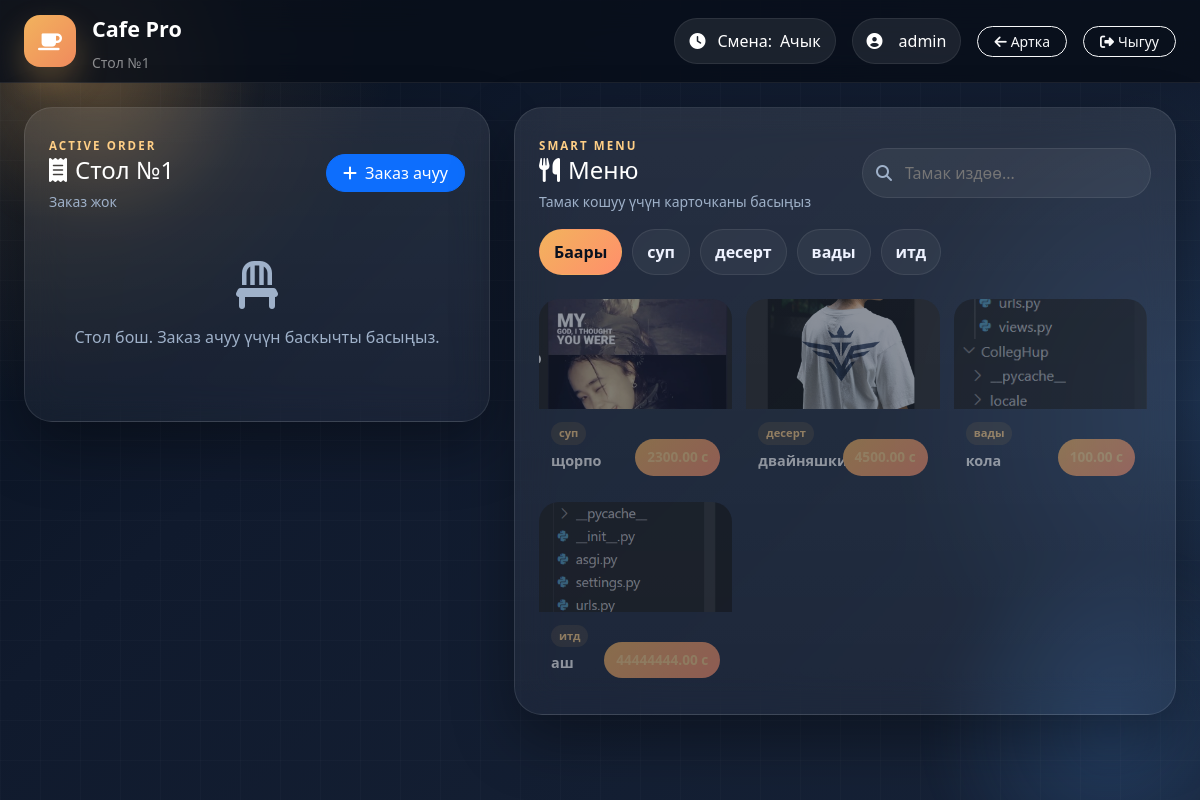
The app's page /table/1/ (signed in), older data.
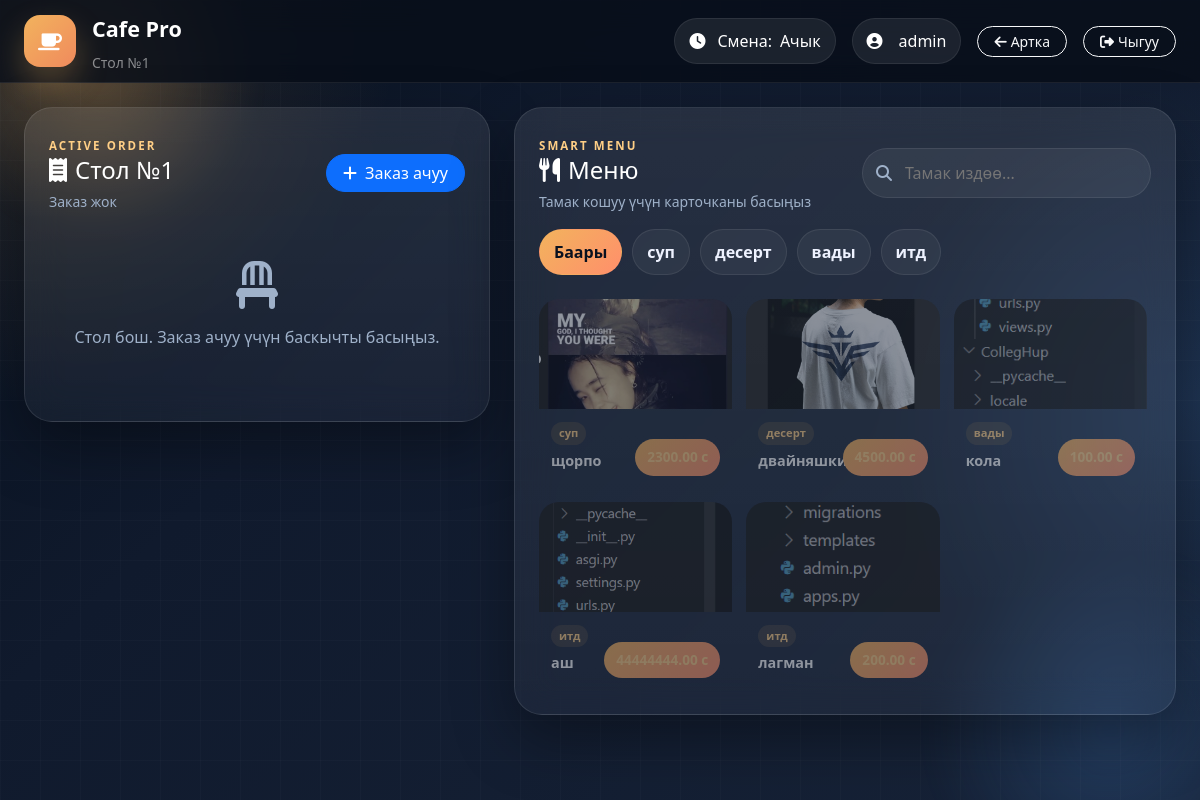
The same page, newer data.
### cafe/models.py (models this page shows, shortened)
class Category(models.Model):
    name = models.CharField(max_length=100)          # Категория аты

class MenuItem(models.Model):
    category = models.ForeignKey(Category, on_delete=models.CASCADE)
    name = models.CharField(max_length=200)          # Тамактын аты
    price = models.DecimalField(max_digits=10, decimal_places=2)  # Баасы
    image = models.ImageField(upload_to='menu/', blank=True, null=True)
    is_available = models.BooleanField(default=True) # Бар/Жок

### cafe/views.py (the view, shortened to what this page needs)
# urls.py: path('table/<int:table_id>/', views.table_detail, name='table_detail'),
@login_required
def table_detail(request, table_id):
    table = get_object_or_404(Table, id=table_id)
    active_order = Order.objects.filter(table=table, status='open').first()
    menu_items = MenuItem.objects.all()
    categories = Category.objects.all()
    active_shift = Shift.objects.filter(status='open').first()
    context = {
        'table': table,
        'active_order': active_order,
        'order_items': active_order.orderitem_set.all() if active_order else [],
        'order_total': active_order.total() if active_order else 0,
        'menu_items': menu_items,
        'categories': categories,
        'active_shift': active_shift,
    }
    return render(request, 'table_detail.html', context)

### templates/table_detail.html (shortened to what the changed rows need)
{% load static %}
<!DOCTYPE html>
<html lang="ky">
<head>
    <link href="https://cdn.jsdelivr.net/npm/bootstrap@5.3.0/dist/css/bootstrap.min.css" rel="stylesheet">
    <link rel="stylesheet" href="https://cdnjs.cloudflare.com/ajax/libs/font-awesome/6.4.0/css/all.min.css">
    <link rel="stylesheet" href="{% static 'css/style.css' %}">
</head>
<body>
    <main class="container-fluid px-3 px-lg-4 py-4">
        <section class="row g-4">
            <div class="col-xl-7">
                <div class="glass-card panel-card">
                    <div class="menu-filters mt-3">
                        <button class="filter-chip active" onclick="filterMenu('all', this)">Баары</button>
                        {% for cat in categories %}
                        <button class="filter-chip" onclick="filterMenu('{{ cat.name }}', this)">{{ cat.name }}</button>
                        {% endfor %}
                    </div>
                    <div class="menu-grid mt-4">
                        {% for item in menu_items %}
                        {% if item.is_available %}
                        <form method="POST" class="menu-card-form">
                            <button type="submit" class="menu-card w-100 text-start border-0 bg-transparent"
                                data-category="{{ item.category.name }}"
                                {% if not active_order %}disabled title="Алдын заказ ачыңыз"{% endif %}>
                                {% if item.image %}
                                <img src="{{ item.image.url }}" alt="{{ item.name }}">
                                {% else %}
                                <div class="menu-no-image"><i class="fas fa-utensils"></i></div>
                                {% endif %}
                                <div class="menu-card-body">
                                    <span class="menu-cat-badge">{{ item.category.name }}</span>
                                    <div class="menu-name">{{ item.name }}</div>
                                    <div class="menu-price">{{ item.price }} с</div>
                                </div>
                            </button>
                        </form>
                        {% endif %}
                        {% endfor %}
                    </div>
                </div>
            </div>
        </section>
    </main>
</body>
</html>

Row changes from the older to the newer data that the page shows:
added MenuItem: image (picture), category.name "итд", name "лагман"
